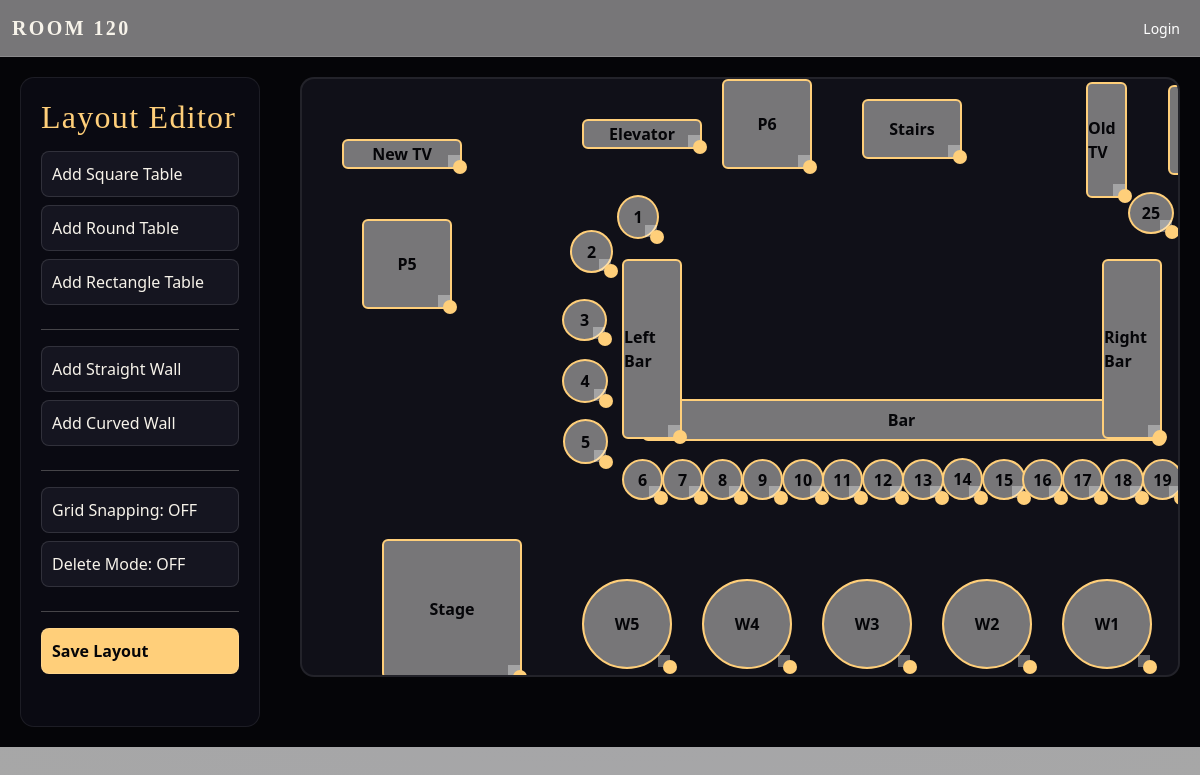
Page /seating-layout on the committed database.
### app.py (models this page shows)
class SeatingItem(db.Model):
    id = db.Column(db.Integer, primary_key=True)
    kind = db.Column(db.String(50))
    label = db.Column(db.String(200))
    x = db.Column(db.Integer)
    y = db.Column(db.Integer)
    width = db.Column(db.Integer)
    height = db.Column(db.Integer)
    rotation = db.Column(db.Integer)
    extra = db.Column(db.String)
    reservations = db.relationship(
        "SeatingReservation",
        backref="table",
        cascade="all, delete-orphan",
        passive_deletes=True
    )

### app.py (the view)
@app.route("/seating-layout")
def seating_layout():
    items = SeatingItem.query.all()
    return render_template("seating_layout.html", items=items)

### app.py (called while the page is built)
@app.before_request
def enable_foreign_keys():
    db.session.execute(text('PRAGMA foreign_keys = ON'))

@app.context_processor
def inject_user():
    return dict(current_user=current_user)

### templates/seating_layout.html (shortened to what this page needs)
{% extends "base.html" %}
{% block content %}
<div class="layout-wrapper">
    <div class="toolbox">
        <h2>Layout Editor</h2>
        <button class="tool-btn" data-type="square">Add Square Table</button>
        <button class="tool-btn" data-type="circle">Add Round Table</button>
        <button class="tool-btn" data-type="rect">Add Rectangle Table</button>
        <hr>
        <button class="tool-btn" data-type="wall-straight">Add Straight Wall</button>
        <button class="tool-btn" data-type="wall-curve">Add Curved Wall</button>
        <hr>
        <button id="toggle-grid" class="toggle-btn">Grid Snapping: OFF</button>
        <button id="delete-mode-btn" class="delete-btn">Delete Mode: OFF</button>
        <hr>
        <button id="save-layout" class="tool-btn" style="background:#ffcf7a;color:#050508;font-weight:700;">
            Save Layout
        </button>
    </div>
    <div id="canvas">
        {% for item in items %}
        <div class="table-item"
             data-id="{{ item.id }}"
             data-kind="{{ item.kind }}"
             data-label="{{ item.label }}"
             style="
                 left: {{ item.x }}px;
                 top: {{ item.y }}px;
                 width: {{ item.width }}px;
                 height: {{ item.height }}px;
                 border-radius: {{ '50%' if item.kind == 'circle' else '6px' }};
             ">
            {{ item.label }}
            <div class="resize-handle"></div>
        </div>
        {% endfor %}
    </div>
</div>
{% endblock %}

### static/style_member.css (style rules this page uses)
:root { --bg: #56565b; --bg-elevated: #56565b; --bg-soft: #56565b; --border-subtle: #27273a; --accent: #f5b45c; --accent-soft: rgba(245, 180, 92, 0.14); --accent-strong: #ffcf7a; --text: #f7f3ea; --muted: #454545; --danger: #ff5c73; --radius-lg: 18px; --radius-pill: 999px; --shadow-soft: 0 18px 60px rgba(0, 0, 0, 0.7); --nav-h: 72px; }
html, body { height: 100%; }
html { scroll-behavior: smooth; }
h1, h2, h3, h4, h5 { font-family: "Playfair Display", serif; letter-spacing: 0.04em; }
hr { border-color: rgba(255, 255, 255, 0.08); }
.toolbox { width: 240px; background: #1b1b1d; padding: 20px; border-radius: 12px; height: calc(100vh - 150px); }
.toolbox h2 { margin-top: 0; }
.tool-btn { width: 100%; background: #2d2d2f; color: white; border: none; padding: 10px 12px; margin-bottom: 8px; border-radius: 6px; cursor: pointer; }
.table-item { position: absolute; background: #ffffff; border: 2px solid #aaa; cursor: grab; }
.table-item::after { content: ""; width: 12px; height: 12px; background: #ffffff55; position: absolute; right: 0; bottom: 0; cursor: nwse-resize; }

### templates/seating_layout.html (style rules this page uses)
.layout-wrapper { display: grid; grid-template-columns: 260px 1fr; gap: 20px; padding: 20px; background: #050508; min-height: 85vh; color: #f7f3ea; }
.toolbox { background: #0a0a12; padding: 20px; border-radius: 14px; border: 1px solid rgba(255,255,255,0.08); }
.toolbox h2 { font-family: "Playfair Display", serif; color: #ffcf7a; margin-bottom: 15px; }
.tool-btn, .toggle-btn, .delete-btn { width: 100%; padding: 10px; margin-bottom: 8px; background: #151520; color: #f7f3ea; border: 1px solid rgba(255,255,255,0.12); border-radius: 8px; cursor: pointer; text-align: left; }
#canvas { background: #101018; border-radius: 14px; border: 2px solid rgba(255,255,255,0.08); height: 75vh; position: relative; overflow: hidden; transition: border-color 0.25s; }
.table-item, .wall-item { position: absolute; background: #777678; border: 2px solid #ffcf7a; color: #050508; font-weight: bold; display: flex; align-items: center; justify-content: center; cursor: move; user-select: none; border-radius: 6px; }
.resize-handle { width: 14px; height: 14px; background: #ffcf7a; border-radius: 50%; position: absolute; bottom: -7px; right: -7px; cursor: se-resize; z-index: 5; }

### rows in the picture
SeatingItem: label "6"
SeatingItem: label "Bar"
SeatingItem: label "Left Bar"
SeatingItem: label "Right Bar"
SeatingItem: label "7"
SeatingItem: label "8"
SeatingItem: label "13"
SeatingItem: label "12"
SeatingItem: label "10"
SeatingItem: label "15"
SeatingItem: label "14"
SeatingItem: label "11"
SeatingItem: label "9"
SeatingItem: label "16"
SeatingItem: label "17"
SeatingItem: label "4"
SeatingItem: label "3"
SeatingItem: label "18"
SeatingItem: label "19"
SeatingItem: label "5"
SeatingItem: label "2"
SeatingItem: label "1"
SeatingItem: label "25"
SeatingItem: label "Old TV"
SeatingItem: label "W1"
SeatingItem: label "W2"
SeatingItem: label "W3"
SeatingItem: label "W4"
SeatingItem: label "W5"
SeatingItem: label "Stage"
SeatingItem: label "P5"
SeatingItem: label "New TV"
SeatingItem: label "Elevator"
SeatingItem: label "P6"
SeatingItem: label "Stairs"
